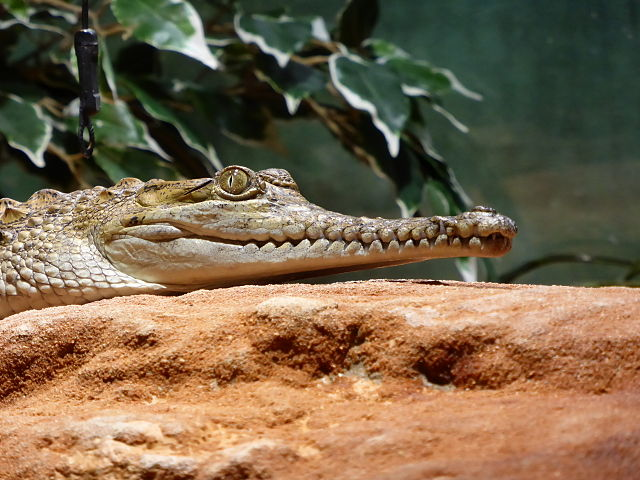
#> input picture catkin_ws/src/visualization/include/TensorVision/tensorvision/tests/Crocodylus-johnsoni-3.jpg, 640 x 480 px; its folder holds only this picture in this run
$ python -i connectedcomponents.py   (imports and definitions only)   (older library calls are emulated)
#> lines starting #> are read from the running program, lines starting #| are printed output that depends on the picture
#> further down, picture is the input picture: shape (480, 640, 3); mean B, G, R 76.2, 102.5, 123
import glob
import cv2
import numpy as np
from random import Random

SLOPE = dict()
INTERCEPT = dict()
SLOPE['y_height'] = 1.838553092116205
INTERCEPT['y_height'] = -0.592323173694313
SLOPE['aspect_ratio'] = 0.2196364045520636
INTERCEPT['aspect_ratio'] = 0.004519400085200226

# # ZED
# SLOPE['y_height'] = 1.838772993923768
# INTERCEPT['y_height'] = -0.592406200468761
# SLOPE['aspect_ratio'] = 0.2193557959956911
# INTERCEPT['aspect_ratio'] = 0.003921820805625677

# [26 lines left out: functions distance_from_line, calculate_confidence_score, combine_confidence_scores, not called in this run]


def detect_connected_components_updated(img):
    orig_img = img.copy()
    img_h, img_w = orig_img.shape[:2]
#> img_h = 480; img_w = 640
    img = orig_img.copy()
    # img = img[:,:,0]

    scale = 1
    delta = 0
    ddepth = cv2.CV_16S

    blur = cv2.GaussianBlur(img, (21, 21), 3)

    grad_x = cv2.Sobel(blur, ddepth, 1, 0, ksize=3, scale=scale, delta=delta, borderType=cv2.BORDER_DEFAULT)
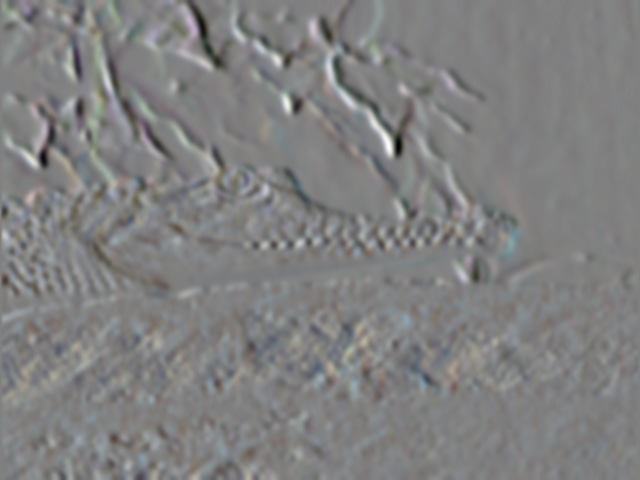
#> grad_x: shape (480, 640, 3) int16; mean B, G, R 0, -0.1, -0.2; drawn with min black and max white
    grad_y = cv2.Sobel(blur, ddepth, 0, 1, ksize=3, scale=scale, delta=delta, borderType=cv2.BORDER_DEFAULT)
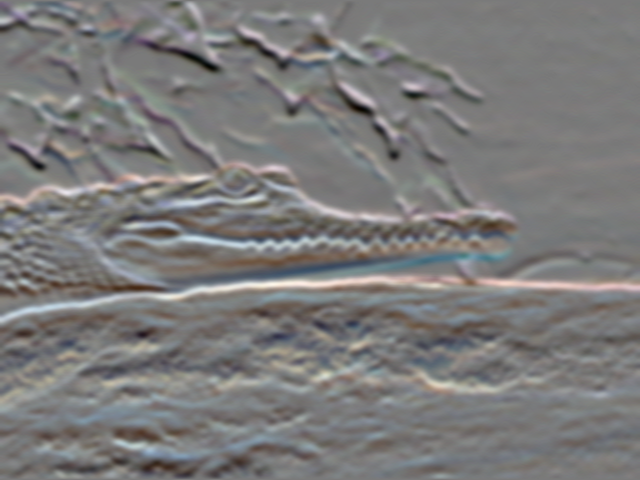
#> grad_y: shape (480, 640, 3) int16; mean B, G, R 0.5, 0.8, 2.1; drawn with min black and max white

    abs_grad_x = cv2.convertScaleAbs(grad_x)
    abs_grad_y = cv2.convertScaleAbs(grad_y)

    grad = cv2.addWeighted(abs_grad_x, 0.5, abs_grad_y, 0.5, 0)
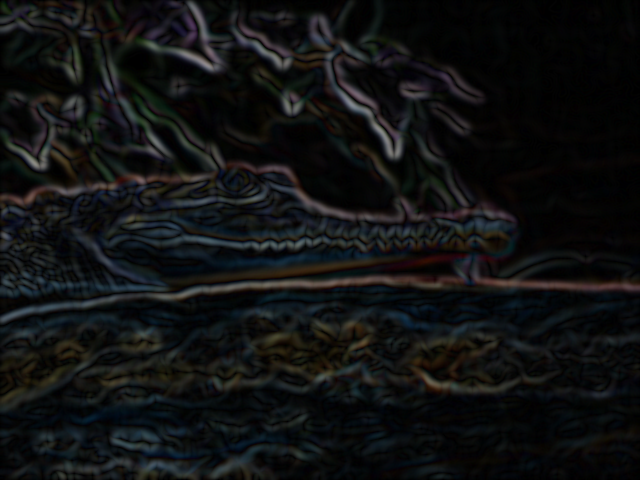
#> grad: shape (480, 640, 3); mean B, G, R 18.1, 17.7, 16.6
    grad_binary = grad.copy()
    grad_binary[grad > 15] = 255
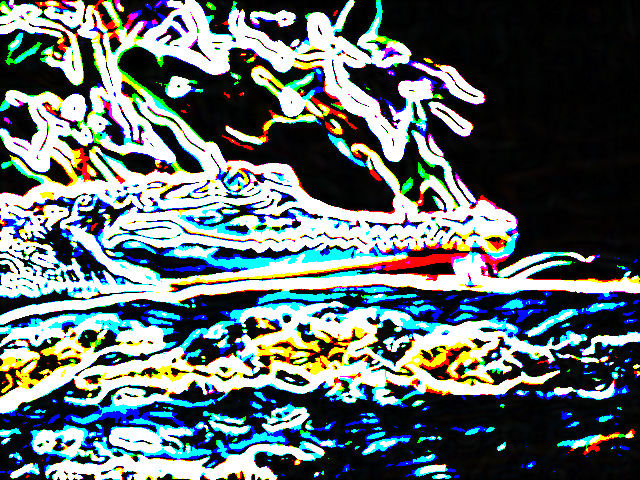
#> grad_binary: shape (480, 640, 3); mean B, G, R 111.3, 110.2, 98.2
    grad_binary[grad <= 15] = 0

    # [9 lines of commented-out code are left out]

    avgPixelIntensity = cv2.mean(img)
#> avgPixelIntensity = (76.19, 102.5, 123, 0)
    # print("Average intensity of image: ", avgPixelIntensity[0])
    avg = avgPixelIntensity[0]
#> avg = 76.19
    # thresh = avg + 0.9*avg
    thresh = avg * 1.14
#> thresh = 86.85

    img[img > thresh] = 255
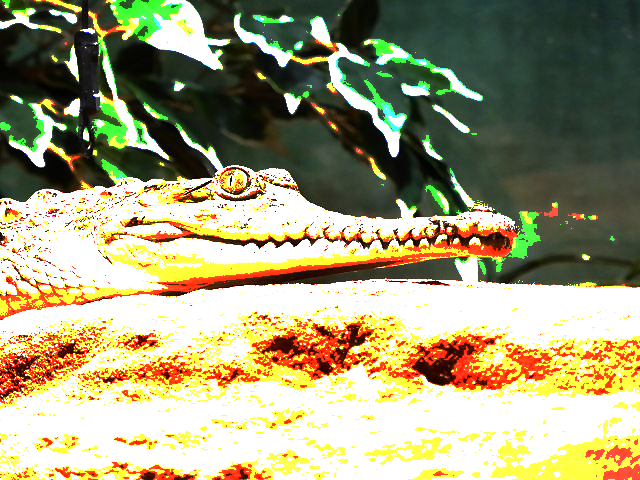
#> img: shape (480, 640, 3); mean B, G, R 120.2, 156.5, 162.3
    img[img <= thresh] = 0
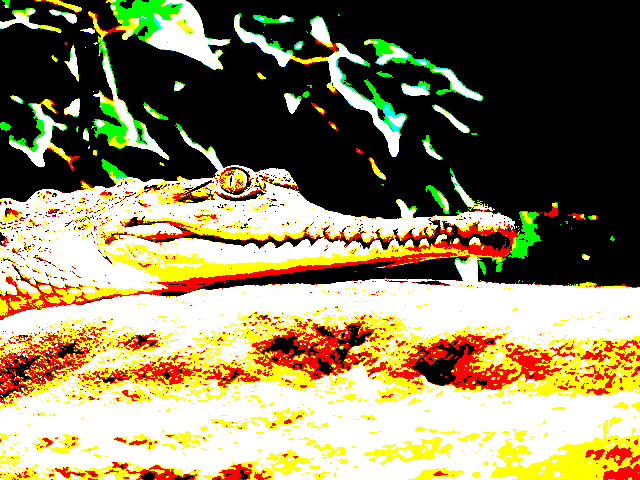
#> img: shape (480, 640, 3); mean B, G, R 93, 130.8, 142.8
    img = 255 - img
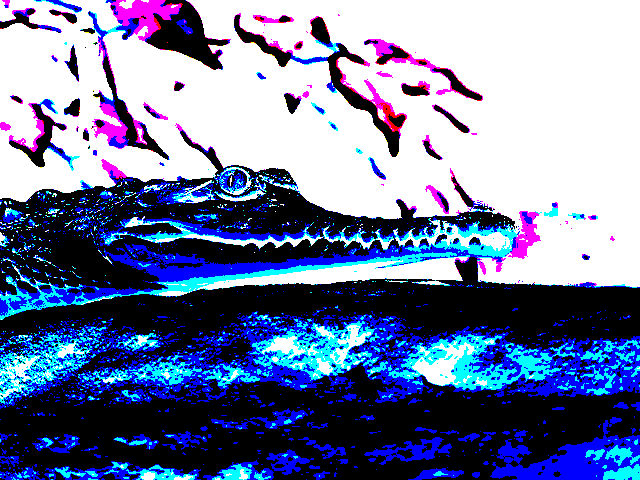
#> img: shape (480, 640, 3); mean B, G, R 162, 124.2, 112.2

    # based on https://stackoverflow.com/questions/40777826/detect-black-ink-blob-on-paper-opencv-android

    # [6 lines left out: function random_color, not called in this run]

    # Read as Grayscale
    if len(img.shape) == 2:
        cimg = cv2.cvtColor(img, cv2.COLOR_GRAY2BGR)
    else:
        cimg = img

    # bilateralFilter to remove noisy region, comment to see its affect.

    mask = 255 - img

#> (the run stopped early here; a loop or call above may not have finished)
